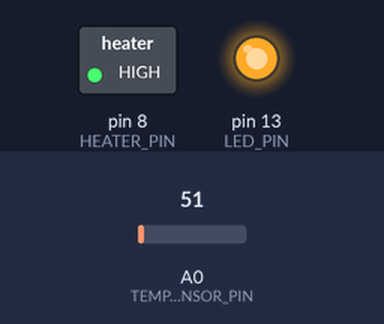
Simulated run of this sketch. Board: Arduino Uno, built with avr-gcc and run on an emulated ATmega328P. On the bench: switched loads named in the sketch (green lamp = pin HIGH), output pins drawn as LEDs (lit = HIGH). The test bench sets the inputs (shaded band); at power-on: A0 (TEMP_SENSOR_PIN) = 51. What the sketch prints to the serial monitor is not drawn.

Above: at 0.1 s.
Timing chart, 0 to 1.6 s (numbered marks = the images above):
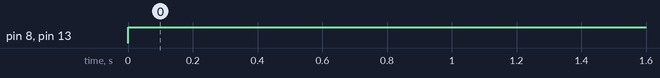

Measured:
- by itself, pin 8 (HEATER_PIN), pin 13 (LED_PIN): LOW → HIGH at 0.00 s

The sketch:

Heater_Control.ino
```cpp
#define TEMP_SENSOR_PIN A0
#define HEATER_PIN 8
#define LED_PIN 13

float tempC = 0;
const float TARGET_TEMP = 30.0;
const float MAX_TEMP = 35.0;

void setup() {
  Serial.begin(9600);
  pinMode(HEATER_PIN, OUTPUT);
  pinMode(LED_PIN, OUTPUT);
  digitalWrite(HEATER_PIN, LOW);
  digitalWrite(LED_PIN, LOW);
}

void loop() {
  int raw_value = analogRead(TEMP_SENSOR_PIN);
tempC = map(raw_value, 0, 1023, 0, 50);  // 0–50°C range

  // Heater control logic
  if (tempC < (TARGET_TEMP - 2)) {
    digitalWrite(HEATER_PIN, HIGH);
    digitalWrite(LED_PIN, HIGH);
    Serial.println("State: HEATING");
  }
  else if (tempC >= (TARGET_TEMP - 2) && tempC < (TARGET_TEMP + 2)) {
    digitalWrite(HEATER_PIN, HIGH);
    digitalWrite(LED_PIN, LOW);
    Serial.println("State: STABILIZING");
  }
  else if (tempC >= (TARGET_TEMP + 2) && tempC < MAX_TEMP) {
    digitalWrite(HEATER_PIN, LOW);
    digitalWrite(LED_PIN, LOW);
    Serial.println("State: TARGET REACHED");
  }
  else if (tempC >= MAX_TEMP) {
    digitalWrite(HEATER_PIN, LOW);
    digitalWrite(LED_PIN, HIGH);
    Serial.println("State: OVERHEAT");
  }

  Serial.print("Temperature: ");
  Serial.print(tempC);
  Serial.println(" C");

  delay(1000);
}
```
